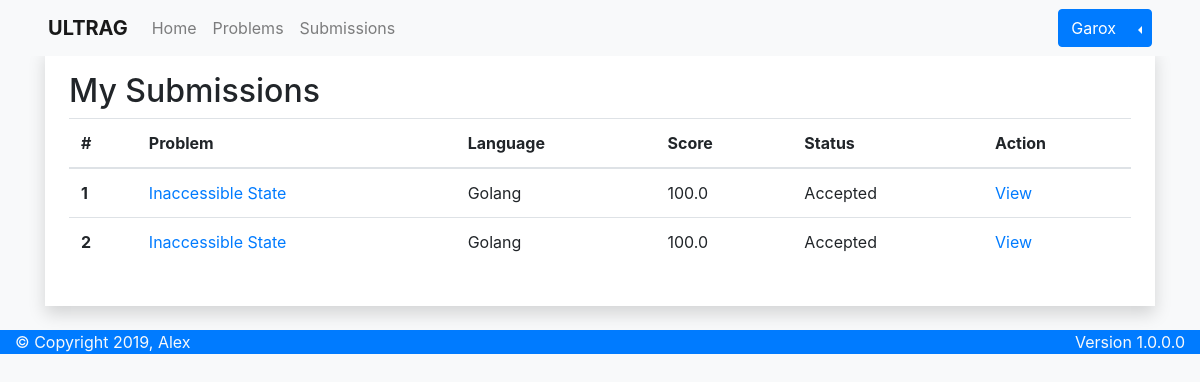
/submissions/my (signed in), run on an earlier commit of the app's database.
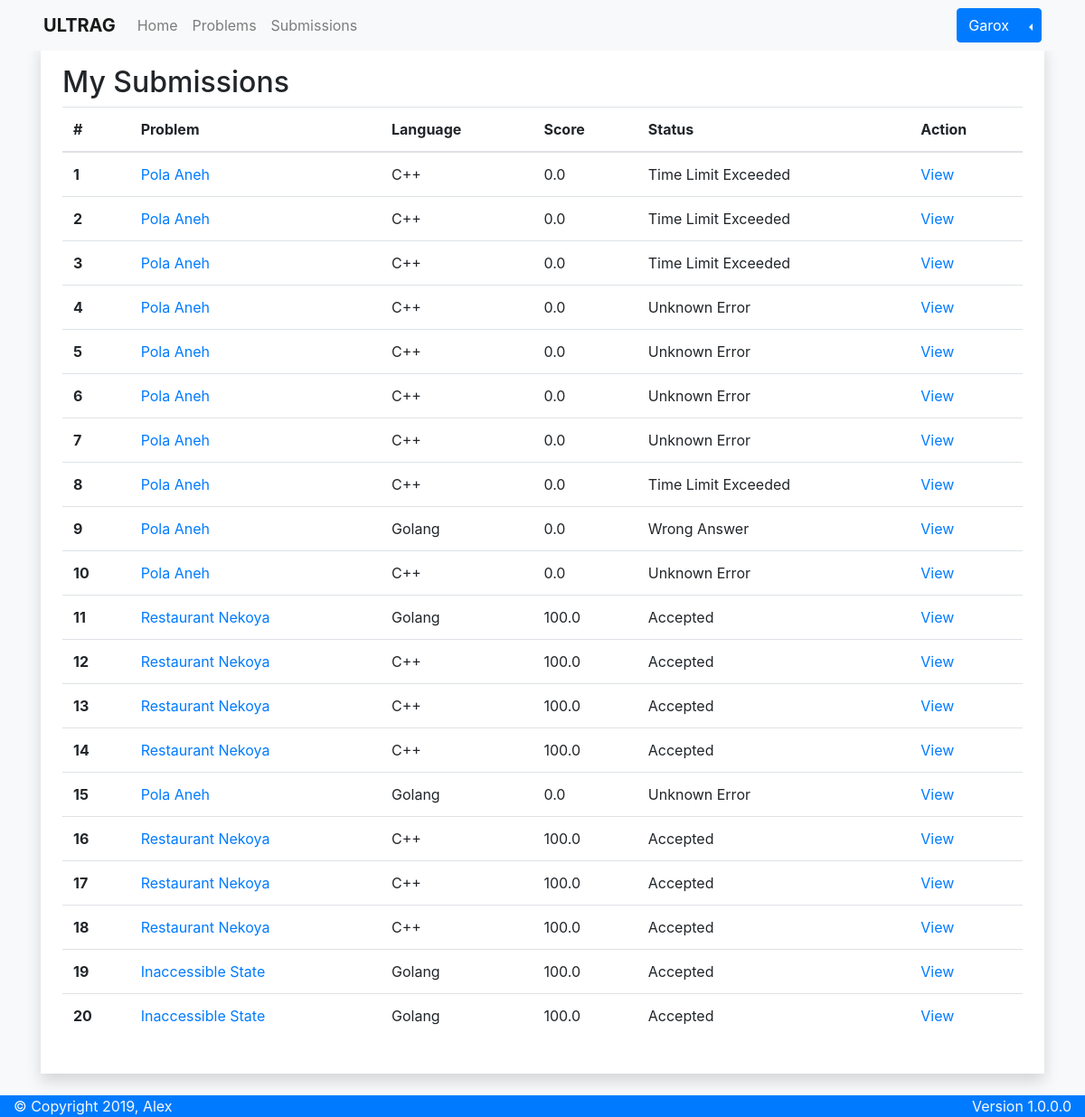
And on a later commit of the database.
### apps/models.py (models this page shows, shortened)
class Submission(models.Model):
    STATUS_CHOICES = {
        ('PEN', 'Pending'),
        ('AC', 'Accepted'),
        ('WA', 'Wrong Answer'),
        ('TLE', 'Time Limit Exceeded'),
        ('RTE', 'Runtime Error'),
        ('CTE', 'Compilation Error'),
        ('ACE', 'Abort Called Error'),
        ('MLE', 'Memory Limit Exceeded'),
        ('UNE', 'Unknown Error')
    }
    user = models.ForeignKey(User, default=None, null=True, on_delete=models.DO_NOTHING)
    name = models.CharField(max_length=255)
    problem = models.ForeignKey(Problem, on_delete=models.CASCADE)
    language = models.CharField(max_length=10, editable=False, default='Unknown')
    host = models.PositiveSmallIntegerField(default=0)
    score = models.FloatField(default=0)
    status = models.CharField(max_length=3, choices=STATUS_CHOICES, default='PEN')
    date = models.DateTimeField(default=now, editable=False)

class Problem(models.Model):
    name = models.CharField(max_length=50)
    description = MartorField()
    input = MartorField()
    output = MartorField()
    constraint = MartorField()
    time = models.PositiveSmallIntegerField()
    memory = models.PositiveSmallIntegerField()
    date = models.DateTimeField(default=now, editable=False)
    def __str__(self):
        return '{}'.format(self.name)

### apps/views.py (the view)
# urls.py: path('submissions/my', views.submissions_my, name='submissions_my'),
@login_required(login_url='/login')
def submissions_my(request):
    submissions = models.Submission.objects.filter(user=request.user).order_by('-date')
    context = {
        'Title': 'ULTRAG - My Submissions',
        'Submissions': submissions
    }
    return render(request, 'apps/submissions_my.html', context)

### apps/templates/apps/submissions_my.html (shortened to what this page needs)
{% extends 'apps/base.html' %}
{% block extra-css %}
<link rel="stylesheet" href="https://cdn.datatables.net/1.10.20/css/dataTables.bootstrap4.min.css">
{% endblock extra-css %}
{% block content %}
<h2>My Submissions</h2>
<table id="submission" class="table table-hover">
	<thead>
		<tr>
			<th scope="col">#</th>
			<th scope="col">Problem</th>
			<th scope="col">Language</th>
			<th scope="col">Score</th>
			<th scope="col">Status</th>
			<th scope="col">Action</th>
		</tr>
	</thead>
	<tbody>
		{% for submission in Submissions %}
		<tr>
			<th scope="row">{{ forloop.counter }}</th>
			<td><a href="{% url 'apps:problem' submission.problem_id %}">{{ submission.problem }}</a></td>
			<td>{{ submission.language }}</td>
			<td>{{ submission.score }}</td>
			<td>{{ submission.get_status_display }}</td>
			<td><a href="{% url 'apps:submission' submission.id %}">View</a></td>
		</tr>
		{% endfor %}
	</tbody>
</table>
{% endblock content %}

### apps/templates/apps/base.html (shortened to what this page needs)
<!DOCTYPE html>
<html lang="en">
	<head>
		<link rel="stylesheet" href="https://maxcdn.bootstrapcdn.com/bootstrap/4.3.1/css/bootstrap.min.css"></link>
		{% block extra-css %}
		{% endblock extra-css %}
	</head>
	<body class="bg-light">
		<nav class="navbar navbar-expand-lg navbar-light fixed-top bg-light pl-5 pr-5">
			<a class="navbar-brand" href="{% url 'apps:index' %}">
                <strong>ULTRAG</strong>
			</a>
			<ul class="navbar-nav mr-auto">
				<li class="nav-item{% if request.resolver_match.url_name == 'index' %} active{% endif %}">
					<a class="nav-link" href="{% url 'apps:index' %}">Home</a>
				</li>
				<li class="nav-item{% if request.resolver_match.url_name == 'problems' %} active{% endif %}">
					<a class="nav-link" href="{% url 'apps:problems' %}">Problems</a>
				</li>
				<li class="nav-item{% if request.resolver_match.url_name == 'submissions' %} active{% endif %}">
					<a class="nav-link" href="{% url 'apps:submissions' %}">Submissions</a>
				</li>
			</ul>
			<ul class="navbar-nav ml-auto">
				{% if user.is_authenticated %}
				<div class="btn-group dropleft" role="group">
                    <button type="button" class="btn btn-primary">{{ user.username }}</button>
                    <button type="button" class="btn btn-primary dropdown-toggle dropdown-toggle-split" data-toggle="dropdown" aria-haspopup="true" aria-expanded="false">
                    </button>
                </div>
				{% else %}
				<li class="nav-item">
					<a class="btn btn-primary" href="{% url 'apps:login' %}" role="button">Login</a>
					<a class="btn btn-primary" href="{% url 'apps:register' %}" role="button">Register</a>
				</li>
				{% endif %}
			</ul>
		</nav>
		<div class="content pt-5">
			<div class="container">
				<div class="row">
					<div class="col">
						<div class="shadow p-4 mb-4 bg-white">
							{% block content %}
							{% endblock content %}
						</div>
					</div>
				</div>
			</div>
			<footer>
				<div class="container-fluid bg-primary text-light">
					<div class="row">
						<div class="col-auto mr-auto">
							© Copyright 2019, Alex
						</div>
						<div class="col-auto ml-auto">
							Version 1.0.0.0
						</div>
					</div>
				</div>
			</footer>
		</div>
	</body>
</html>

What changed in the data, as far as the page shows it:
added Submission: problem "Pola Aneh", language "C++", score "0.0", status "Time Limit Exceeded"
added Submission: problem "Pola Aneh", language "C++", score "0.0", status "Time Limit Exceeded"
added Submission: problem "Pola Aneh", language "C++", score "0.0", status "Time Limit Exceeded"
added Submission: problem "Pola Aneh", language "C++", score "0.0", status "Unknown Error"
added Submission: problem "Pola Aneh", language "C++", score "0.0", status "Unknown Error"
added Submission: problem "Pola Aneh", language "C++", score "0.0", status "Unknown Error"
added Submission: problem "Pola Aneh", language "C++", score "0.0", status "Unknown Error"
added Submission: problem "Pola Aneh", language "C++", score "0.0", status "Time Limit Exceeded"
added Submission: problem "Pola Aneh", language "Golang", score "0.0", status "Wrong Answer"
added Submission: problem "Pola Aneh", language "C++", score "0.0", status "Unknown Error"
added Submission: problem "Restaurant Nekoya", language "Golang", score "100.0", status "Accepted"
added Submission: problem "Restaurant Nekoya", language "C++", score "100.0", status "Accepted"
added Submission: problem "Restaurant Nekoya", language "C++", score "100.0", status "Accepted"
added Submission: problem "Restaurant Nekoya", language "C++", score "100.0", status "Accepted"
added Submission: problem "Pola Aneh", language "Golang", score "0.0", status "Unknown Error"
added Submission: problem "Restaurant Nekoya", language "C++", score "100.0", status "Accepted"
added Submission: problem "Restaurant Nekoya", language "C++", score "100.0", status "Accepted"
added Submission: problem "Restaurant Nekoya", language "C++", score "100.0", status "Accepted"
